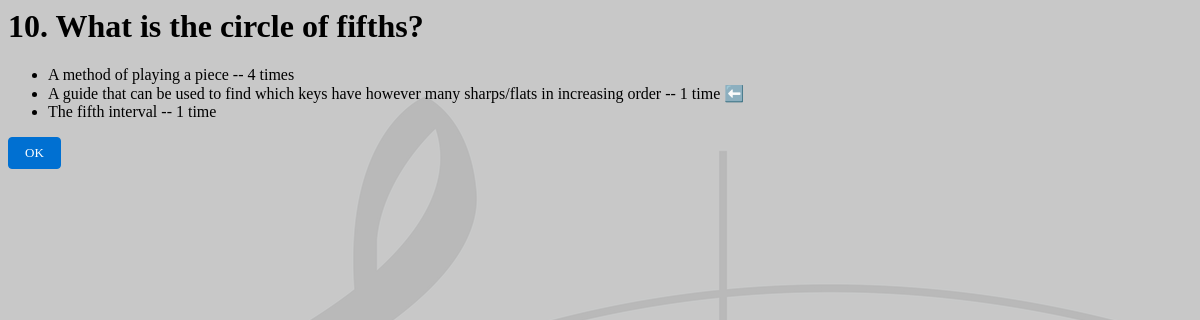
Screenshot of /flashcards/3/results/3 with the database file from the repository.
### flashcards/models.py (models this page shows, shortened)
class Question(models.Model):
    question_text = models.CharField(max_length=200)
    pub_date = models.DateTimeField("date published")

class Choice(models.Model):
    question = models.ForeignKey(Question, on_delete=models.CASCADE)
    choice_text = models.CharField(max_length=200)
    votes = models.IntegerField(default=0)
    right_answer = models.BooleanField(default=False)

### flashcards/views.py (the view)
# urls.py: path("<int:pk>/results/<int:choiceid>", views.ResultsView.as_view(), name="results"),
class ResultsView(generic.DetailView):
    model = Question
    template_name = "flashcards/results.html"
    def get_context_data(self, **kwargs):
        context = super(ResultsView, self).get_context_data(**kwargs)
        context['choiceid'] = self.kwargs['choiceid']
        return context

### flashcards/templates/flashcards/results.html
{% load static %}
<link rel="stylesheet" href="{% static 'flashcards/style.css' %}">
<h1>{{ question.question_text }}</h1>
<ul>
{% for choice in question.choice_set.all %}
    <li>{{ choice.choice_text }} -- {{ choice.votes }} time{{ choice.votes|pluralize }}
        {% if choice.right_answer %}
            {% if choice.pk == choiceid %} ✅{% else %} ⬅️{% endif %}
        {% else %}
            {% if choice.pk == choiceid %} ❌{% endif %}
        {% endif %}
    </li>
{% endfor %}
</ul>
<a href="{% url 'index' %}" class="button"> OK </a>

### rows the page displays
Question: question_text "10. What is the circle of fifths?"
Choice: choice_text "A method of playing a piece", votes "4"
Choice: choice_text "A guide that can be used to find which keys have however many sharps/flats in increasing order", votes "1"
Choice: choice_text "The fifth interval", votes "1"
